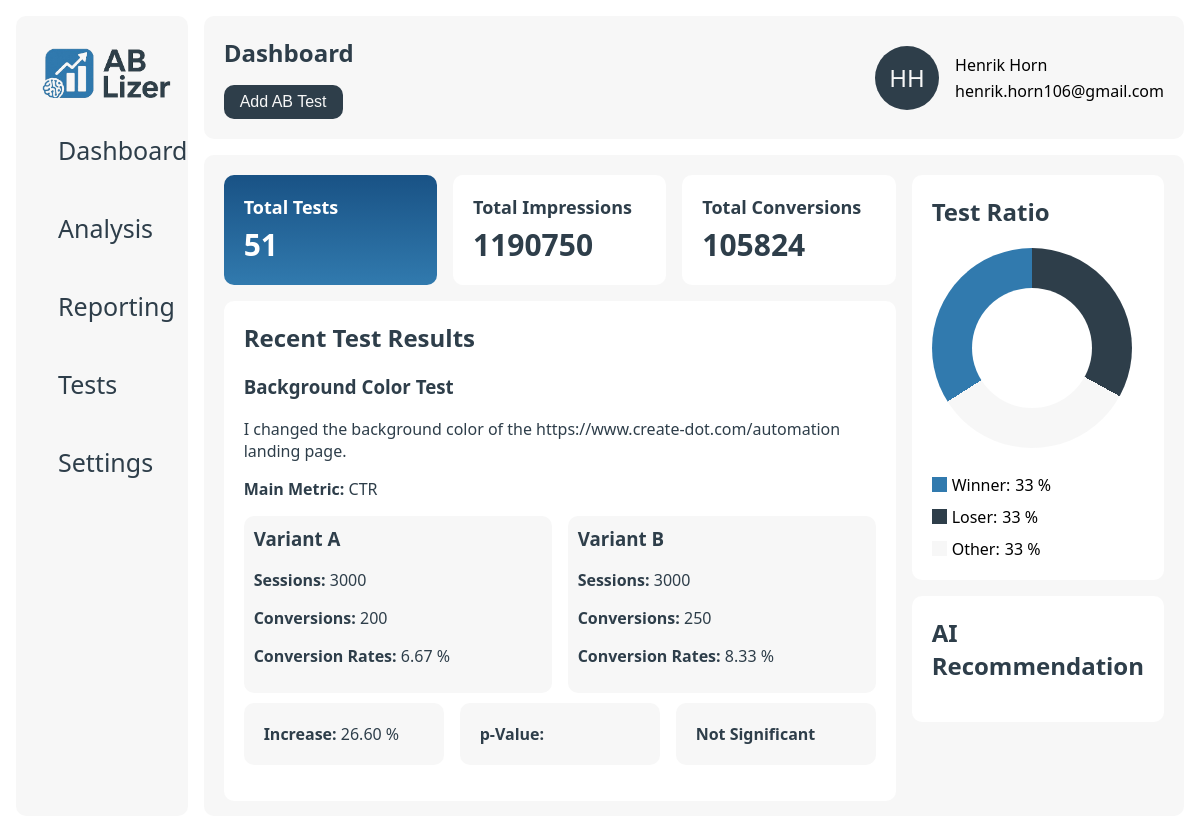
The page / on the database its author committed.
### data/models.py (models this page shows)
class users(db.Model):
    __tablename__ = 'users'
    id = db.Column(db.Integer, primary_key=True)
    company_id = db.Column(db.Integer, db.ForeignKey('companies.id'), nullable=False)
    name = db.Column(db.String(255), nullable=False)
    email = db.Column(db.String(255), nullable=False)

class ab_tests(db.Model):
    __tablename__ = 'ab_tests'
    id = db.Column(db.Integer, primary_key=True)
    company_id = db.Column(db.Integer, db.ForeignKey('companies.id'), nullable=False)
    name = db.Column(db.String(255), nullable=False)
    description = db.Column(db.Text, nullable=False)
    metric = db.Column(db.String(255), nullable=False)
    created_at = db.Column(db.DateTime, nullable=False)
    __repr__ = lambda self: f'<Ab_Test {self.id}>'
    __str__ = lambda self: f'{self.id}'

class variants(db.Model):
    __tablename__ = 'variants'
    id = db.Column(db.Integer, primary_key=True)
    test_id = db.Column(db.Integer, db.ForeignKey('ab_tests.id'), nullable=False)
    name = db.Column(db.String(255), nullable=False)
    impressions = db.Column(db.Integer, nullable=False)
    conversions = db.Column(db.Integer, nullable=False)
    conversion_rate = db.Column(db.Float, nullable=False)
    __repr__ = lambda self: f'<Variant {self.id}>'
    __str__ = lambda self: f'{self.id}'

### app.py (the view)
@app.route("/")
def home_page():
    user = db_manager.get_user(1)
    total_tests = len(db_manager.get_ab_tests(user.company_id))
    total_variants = db_manager.get_all_variants(user.company_id)
    total_impressions = 0
    total_conversions = 0
    for variant in total_variants:
        total_impressions += variant.impressions
        total_conversions += variant.conversions
    test = db_manager.get_recent_test(user.company_id)
    try:
        variants = db_manager.get_variants(test.id)
        report = db_manager.get_report(test.id)
    except AttributeError:
        variants = []
        report = None
    for variant in variants:
        variant.conversion_rate = round(float(variant.conversions) / float(variant.impressions) * 100, 2)
    return render_template("index.html",
                           user=user,
                           total_tests=total_tests,
                           total_impressions=total_impressions,
                           total_conversions=total_conversions,
                           test=test,
                           variants=variants,
                           report=report
                           )

### app.py (called while the page is built)
@app.template_filter('initials')
def get_initials(name):
    if not name:
        return ''
    parts = name.strip().split()
    if len(parts) >= 2:
        return (parts[0][0] + parts[1][0]).upper()
    elif len(parts) == 1:
        return parts[0][:2].upper()
    return ''

### data/db_manager.py (called while the page is built)
    def get_ab_tests(self, company_id):
        return ab_tests.query.filter_by(company_id=company_id).order_by(ab_tests.created_at.desc()).all()

    def get_recent_test(self, company_id):
        return ab_tests.query.filter_by(company_id=company_id).order_by(ab_tests.created_at.desc()).first()

    def get_all_variants(self, company_id):
        return db.session.query(variants).join(ab_tests).filter(ab_tests.company_id == company_id).all()

    def get_variants(self, test_id):
        return variants.query.filter_by(test_id=test_id).all()

    def get_report(self, test_id):
        return reports.query.filter_by(test_id=test_id).first()

    def get_user(self, user_id):
        return users.query.filter_by(id=user_id).first()

### templates/index.html (shortened to what this page needs)
{% extends "base.html" %}
{% block page_title %}Dashboard{% endblock %}
{% block page_button %}
    <button class="btn" id="addTestBtn">Add AB Test</button>{% endblock %}
{% block content %}
    <div class="column-grid-2">
        <div class="col-1">
            <div class="column-grid-3">
                <div class="card gradient">
                    <h2 class="card-title">Total Tests</h2>
                    <p class="card-value">{{ total_tests }}</p>
                </div>
                <div class="card">
                    <h2 class="card-title">Total Impressions</h2>
                    <p class="card-value">{{ total_impressions }}</p>
                </div>
                <div class="card">
                    <h2 class="card-title">Total Conversions</h2>
                    <p class="card-value">{{ total_conversions }}</p>
                </div>
            </div>
            <div class="card big">
                <h2>Recent Test Results</h2>
                {% if test is not none %}
                    <h3>{{ test.name }}</h3>
                    <p>{{ test.description }}</p>
                    <p><strong>Main Metric:</strong> {{ test.metric }}</p>
                    {% if variants != [] %}
                        <div class="column-grid-2">
                            {% for variant in variants %}
                                <div class="test-card">
                                    <h3>{{ variant.name }}</h3>
                                    <p><strong>Sessions:</strong> {{ variant.impressions }}</p>
                                    <p><strong>Conversions:</strong> {{ variant.conversions }}</p>
                                    <p><strong>Conversion Rates:</strong> {{ variant.conversion_rate }} %</p>
                                </div>
                            {% endfor %}
                        </div>
                        <div class="column-grid-3">
                            <div class="card secondary">
                                <p><strong>Increase:</strong> 26.60 %</p>
                            </div>
                            <div class="card secondary">
                                <p><strong>p-Value:</strong> {{ report.p_value }}</p>
                            </div>
                            {% if report.significance %}
                                <div class="card gradient">
                                    <p><strong>Significant</strong></p>
                                </div>
                            {% else %}
                                <div class="card secondary">
                                    <p><strong>Not Significant</strong></p>
                                </div>
                            {% endif %}
                        </div>
                    {% else %}
                        <button class="btn" id="addVariantBtn">Add Variants</button>
                    {% endif %}
                {% else %}
                    <p>Create your first AB test to see the results.</p>
                {% endif %}
            </div>
        </div>
        <div class="col-2">
            <div class="card big">
                <h2>Test Ratio</h2>
                <div class="chart-container">
                    <div class="pie hollow"></div>
                    <div class="legend">
                        <div class="legend-item">
                            <div class="legend-color">
                                <div class="winner"></div>
                            </div>
                            <span>Winner:</span>
                            <span>33 %</span>
                        </div>
                        <div class="legend-item">
                            <div class="legend-color">
                                <div class="loser"></div>
                            </div>
                            <span>Loser:</span>
                            <span>33 %</span>
                        </div>
                        <div class="legend-item">
                            <div class="legend-color">
                                <div class="na"></div>
                            </div>
                            <span>Other:</span>
                            <span>33 %</span>
                        </div>
                    </div>
                </div>
            </div>
            <div class="card big">
                <h2>AI Recommendation</h2>
            </div>
        </div>
    </div>
{% endblock %}

### templates/base.html (shortened to what this page needs)
<!DOCTYPE html>
<html lang="en">
<head>
    <link href="{{ url_for('static', filename='style.css') }}" rel="stylesheet">
</head>
<body>
<div class="main-wrapper">
    <div class="sidenav" id="mySidenav">
        <div class="sidenav-container">
            <a class="logo" href="/"><img src="{{ url_for('static', filename='logo_ab-lizer.png') }}" height="50px"></a>
            <a href="/">
                <div class="tab">Dashboard</div>
            </a>
            <a href="#">
                <div class="tab">Analysis</div>
            </a>
            <a href="#">
                <div class="tab">Reporting</div>
            </a>
            <a href="/tests/{{ user.id }}">
                <div class="tab">Tests</div>
            </a>
            <a href="/settings/{{ user.id }}">
                <div class="tab">Settings</div>
            </a>
        </div>
    </div>
    <div class="wrapper">
        <nav>
            <div class="container navigation">
                <div class="hero">
                    <div>
                        <h1>{% block page_title %}{% endblock %}</h1>
                    </div>
                    <div>
                        {% block page_button %}{% endblock %}
                    </div>
                </div>
                <div class="col-wrapper">
                    <div class="profile">
                        <div class="profile-image">{{ user.name|initials }}</div>
                    </div>
                    <div class="profile-info">
                        <div>
                            {{ user.name }}
                        </div>
                        <div>
                            {{ user.email }}
                        </div>
                    </div>
                </div>
            </div>
        </nav>
        <main class="container">
            {% block content %}{% endblock %}
        </main>
    </div>
</div>
</body>
</html>

### static/style.css (style rules this page uses)
:root { --primary: #2E3E4A; --secondary: #F7F7F7; --accent: #317AAE; --gradient: linear-gradient(180deg, rgba(25, 82, 133, 1) 0%, rgba(49, 122, 174, 1) 100%); --danger: #ef4444; --bg: #ffffff; --radius: 10px; --shadow: 0 2px 8px rgba(30, 41, 59, 0.06); --font-primary: 'Segoe UI', 'Roboto', Arial, sans-serif; }
* { box-sizing: border-box; }
body { font-family: var(--font-primary); background: var(--bg); margin: 0; padding: 0; }
nav { background: var(--bg); }
main { overflow-y: scroll; }
p { color: var(--primary); }
h1, h2, h3, h4, h5, h6, p { margin-top: 0; color: var(--primary); }
a { color: var(--primary); text-decoration: none; }
.hero { display: flex; flex-direction: column; justify-content: center; gap: 16px; }
.main-wrapper { display: flex; padding: 16px; }
.wrapper { width: 100%; height: 100vh; padding-left: 16px; align-self: stretch; gap: 16px; display: flex; flex-direction: column; }
.container { padding: 20px 20px; background: var(--secondary); border-radius: var(--radius); height: 100%; }
.container.navigation, h1 { margin-bottom: 0; display: flex; justify-content: space-between; align-items: center; }
.logo { font-size: 1.5rem; font-weight: bold; text-decoration: none; }
.profile-image { display: flex; align-items: center; justify-content: center; border-radius: 50%; background-color: var(--primary); padding: 2px; width: 64px; height: 64px; font-size: 24px; color: var(--secondary); }
.profile-info { display: flex; flex-direction: column; gap: 4px; justify-content: center; }
button { padding: 8px 16px; border: none; border-radius: var(--radius); font-size: 1rem; cursor: pointer; background: var(--primary); color: var(--secondary); }
.sidenav { width: 300px; background-color: var(--bg); position: static; height: 100vh; overflow-x: hidden; }
.sidenav a { color: var(--primary); text-decoration: none; font-size: 25px; display: block; }
.sidenav .tab { padding: 16px 16px; color: var(--primary); text-decoration: none; font-size: 25px; display: block; transition: 0.3s; border-radius: var(--radius); }
.sidenav-container { display: flex; flex-direction: column; gap: 12px; background-color: var(--secondary); border-radius: var( --radius); padding: 32px 26px; height: 100%; }
.card { border-radius: var( --radius); padding: 20px; margin-bottom: 16px; min-width: 200px; background-color: var(--bg); }
.gradient { background: var(--gradient); }
.gradient p { color: var(--bg); margin-bottom: 0; }
.gradient h2 { color: var(--bg); }
.secondary { background: var(--secondary); }
.secondary p { margin-bottom: 0; }
.card.big { width: 100%; }
.card-title { font-size: 18px; margin-bottom: 5px; }
.card-value { font-size: 30px; font-weight: bold; margin: 0; }
.col-wrapper { display: flex; gap: 16px; flex-wrap: wrap; flex-grow: 0; flex-direction: row; }
.column-grid-2 { display: grid; grid-template-columns: repeat(2, 1fr); gap: 16px; }
.column-grid-3 { display: grid; grid-template-columns: repeat(3, 1fr); gap: 16px; }
.chart-container { display: flex; justify-content: flex-start; align-items: center; gap: 26px; flex-wrap: wrap; }
.pie { height: 200px; width: 200px; border-radius: 50%; background: conic-gradient( var(--primary) 0% 33%, var(--secondary) 33% 66%, var(--accent) 66% 100% ); }
.pie.hollow { display: flex; justify-content: center; align-items: center; }
.pie.hollow::after { content: ''; position: sticky; height: 120px; width: 120px; border-radius: 50%; background-color: var(--bg); }
.test-card { min-width: 250px; border-radius: var( --radius); padding: 10px; margin-bottom: 10px; background-color: var(--secondary); }
.legend { display: flex; gap: 10px; flex-wrap: wrap; flex-direction: column; }
.legend-item { display: flex; align-items: center; gap: 5px; }
.legend-color { width: 15px; height: 15px; border-radius: 50%; }
.winner { width: 100%; height: 100%; background-color: var(--accent); }
.loser { width: 100%; height: 100%; background-color: var(--primary); }
.na { width: 100%; height: 100%; background-color: var(--secondary); }

### rows shown on the page
users: name|initials "HH", name "Henrik Horn", email "henrik.horn106@gmail.com"
ab_tests: name "Background Color Test", description "I changed the background color of the https://www.create-dot.com/automation landing page.", metric "CTR"
variants: name "Variant A", impressions "3000", conversions "200", conversion_rate "6.67"
variants: name "Variant B", impressions "3000", conversions "250", conversion_rate "8.33"

### other values the page prints
{{ total_tests }} "51"
{{ total_impressions }} "1190750"
{{ total_conversions }} "105824"
